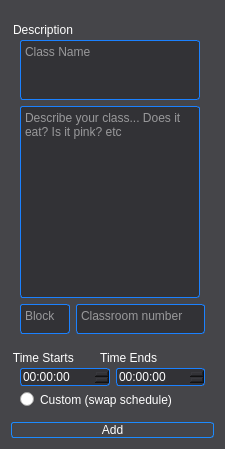
      <widget class="QGroupBox" name="scheduleDiv">
       <property name="maximumSize">
        <size>
         <width>225</width>
         <height>16777215</height>
        </size>
       </property>
       <property name="styleSheet">
        <string notr="true">QGroupBox{
	border-radius:10px;
	padding-top:10px;
	background:rgb(69, 69, 73);
	color:rgb(255, 255, 255);
}
QRadioButton{
	color:rgb(255, 255, 255);
	border-radius:3px;
}
QPushButton{
	color: rgb(255, 255, 255);
	border-radius:3px;
	border: 1px solid rgb(28, 139, 255);
}
QTextEdit{
	border-radius: 3px;
	border: 1px solid rgb(27, 129, 255);
	background: rgb(50, 50, 54);
	color: rgb(255, 255, 255);
}
QDateTimeEdit:drop-down{
	border: 0px;
	background:rgb(90, 151, 255);
}
QDateTimeEdit{
	border-radius: 3px;
	border: 1px solid rgb(27, 129, 255);
	background: rgb(50, 50, 54);
	color: rgb(255, 255, 255);
}
QDateTimeEdit:hover{
	border:1px solid rgb(255, 247, 118);
}
QTextEdit:hover{
	border:1px solid rgb(255, 247, 118);
}
QRadioButton:hover{
	border:1px solid rgb(255, 247, 118);
}</string>
       </property>
       <property name="title">
        <string/>
       </property>
       <layout class="QVBoxLayout" name="verticalLayout_11">
        <item>
         <widget class="QGroupBox" name="NewClassGroup">
          <property name="title">
           <string>Description</string>
          </property>
          <layout class="QGridLayout" name="gridLayout_2">
           <item row="2" column="1">
            <widget class="QTextEdit" name="newClassroomNum">
             <property name="maximumSize">
              <size>
               <width>141</width>
               <height>30</height>
              </size>
             </property>
             <property name="cursor" stdset="0">
              <cursorShape>IBeamCursor</cursorShape>
             </property>
             <property name="placeholderText">
              <string>Classroom number</string>
             </property>
            </widget>
           </item>
           <item row="0" column="0" colspan="2">
            <widget class="QTextEdit" name="newClassName_2">
             <property name="maximumSize">
              <size>
               <width>180</width>
               <height>60</height>
              </size>
             </property>
             <property name="cursor" stdset="0">
              <cursorShape>IBeamCursor</cursorShape>
             </property>
             <property name="html">
              <string>&lt;!DOCTYPE HTML PUBLIC &quot;-//W3C//DTD HTML 4.0//EN&quot; &quot;http://www.w3.org/TR/REC-html40/strict.dtd&quot;&gt;
&lt;html&gt;&lt;head&gt;&lt;meta name=&quot;qrichtext&quot; content=&quot;1&quot; /&gt;&lt;style type=&quot;text/css&quot;&gt;
p, li { white-space: pre-wrap; }
&lt;/style&gt;&lt;/head&gt;&lt;body style=&quot; font-family:'.AppleSystemUIFont'; font-size:13pt; font-weight:400; font-style:normal;&quot;&gt;
&lt;p style=&quot;-qt-paragraph-type:empty; margin-top:0px; margin-bottom:0px; margin-left:0px; margin-right:0px; -qt-block-indent:0; text-indent:0px;&quot;&gt;&lt;br /&gt;&lt;/p&gt;&lt;/body&gt;&lt;/html&gt;</string>
             </property>
             <property name="placeholderText">
              <string>Class Name</string>
             </property>
            </widget>
           </item>
           <item row="1" column="0" colspan="2">
            <widget class="QTextEdit" name="newClassDesc">
             <property name="maximumSize">
              <size>
               <width>180</width>
               <height>16777215</height>
              </size>
             </property>
             <property name="cursor" stdset="0">
              <cursorShape>IBeamCursor</cursorShape>
             </property>
             <property name="html">
              <string>&lt;!DOCTYPE HTML PUBLIC &quot;-//W3C//DTD HTML 4.0//EN&quot; &quot;http://www.w3.org/TR/REC-html40/strict.dtd&quot;&gt;
&lt;html&gt;&lt;head&gt;&lt;meta name=&quot;qrichtext&quot; content=&quot;1&quot; /&gt;&lt;style type=&quot;text/css&quot;&gt;
p, li { white-space: pre-wrap; }
&lt;/style&gt;&lt;/head&gt;&lt;body style=&quot; font-family:'.AppleSystemUIFont'; font-size:13pt; font-weight:400; font-style:normal;&quot;&gt;
&lt;p style=&quot;-qt-paragraph-type:empty; margin-top:0px; margin-bottom:0px; margin-left:0px; margin-right:0px; -qt-block-indent:0; text-indent:0px;&quot;&gt;&lt;br /&gt;&lt;/p&gt;&lt;/body&gt;&lt;/html&gt;</string>
             </property>
             <property name="placeholderText">
              <string>Describe your class... Does it eat? Is it pink? etc </string>
             </property>
            </widget>
           </item>
           <item row="2" column="0">
            <widget class="QTextEdit" name="newBlock">
             <property name="maximumSize">
              <size>
               <width>50</width>
               <height>30</height>
              </size>
             </property>
             <property name="cursor" stdset="0">
              <cursorShape>IBeamCursor</cursorShape>
             </property>
             <property name="placeholderText">
              <string>Block</string>
             </property>
            </widget>
           </item>
          </layout>
         </widget>
        </item>
        <item>
         <widget class="QGroupBox" name="classstartdonetime">
          <property name="title">
           <string>Time Starts        Time Ends</string>
          </property>
          <layout class="QGridLayout" name="gridLayout_3">
           <item row="0" column="0">
            <widget class="QTimeEdit" name="starts">
             <property name="cursor">
              <cursorShape>OpenHandCursor</cursorShape>
             </property>
            </widget>
           </item>
           <item row="0" column="1">
            <widget class="QTimeEdit" name="done">
             <property name="cursor">
              <cursorShape>OpenHandCursor</cursorShape>
             </property>
            </widget>
           </item>
           <item row="1" column="0" colspan="2">
            <widget class="QRadioButton" name="isunusual">
             <property name="cursor">
              <cursorShape>OpenHandCursor</cursorShape>
             </property>
             <property name="text">
              <string>Custom (swap schedule)</string>
             </property>
            </widget>
           </item>
          </layout>
         </widget>
        </item>
        <item>
         <widget class="QPushButton" name="newAddS">
          <property name="cursor">
           <cursorShape>OpenHandCursor</cursorShape>
          </property>
          <property name="text">
           <string>Add</string>
          </property>
         </widget>
        </item>
       </layout>
      </widget>
